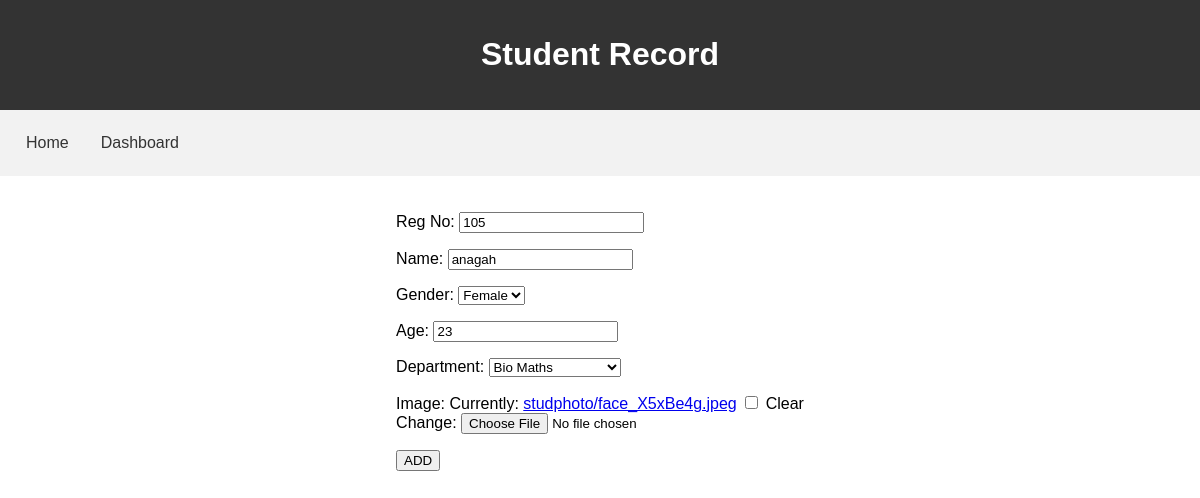
Page /edit/6/ (signed in) on the committed database.
### StudentApp/models.py (models this page shows, shortened)
class studentdetails(models.Model):
    DEPARTMENT_CHOICES = [
        ('CS', 'Computer Science'),
        ('BM', 'Bio Maths'),
        ('CM', 'Commerce'),
        ('HM', 'Humanities'),
    ]
    GENDER_CHOICES = [
        ('M', 'Male'),
        ('F', 'Female'),
    ]
    sregno = models.IntegerField(unique = True, null = False)
    sname = models.CharField(max_length = 100)
    sgender = models.CharField(choices= GENDER_CHOICES,max_length = 10, default='M')
    sage = models.IntegerField()
    sdept = models.CharField(choices = DEPARTMENT_CHOICES, max_length=50)
    simage = models.ImageField(upload_to='studphoto/', blank=True, null=True)

### StudentApp/views.py (the view)
# urls.py: path('edit/<pk>/', views.editdata, name='edit'),
@login_required
def editdata(request,pk):
    data = studentdetails.objects.get(id = pk)
    if request.POST:
        form = StudentForm(request.POST,request.FILES,instance = data)
        if form.is_valid():
            form.save()
            return redirect('dashboard')
    else:
        form = StudentForm(instance = data)
    return render(request,'add.html',{'fm':form})

### StudentApp/forms.py
class StudentForm(ModelForm):
    class Meta:
        model = studentdetails
        fields = ['sregno','sname','sgender','sage','sdept','simage']
        labels = {'sregno':'Reg No','sname':'Name','sgender':'Gender','sage':'Age','sdept':'Department','simage':'Image'}
        """
        widgets = {
            'sgender': forms.RadioSelect(choices=studentdetails.GENDER_CHOICES)
        }
        """

### templates/add.html (shortened to what this page needs)
{% extends 'base.html' %}
{% load static %}
{% block content %}
<form method="post" enctype="multipart/form-data">
    {{fm.as_p}}
    <button type="submit">ADD</button>
</form>
{% endblock content %}

### templates/base.html (style rules this page uses)
body { font-family: Arial, sans-serif; margin: 0; padding: 0; }

### rows in the picture
studentdetails: sregno "105", sname "anagah", sgender "Female", sage "23", sdept "Bio Maths"
